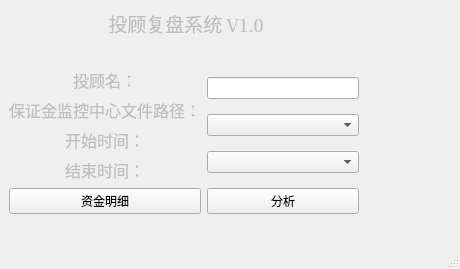
<?xml version="1.0" encoding="UTF-8"?>
<ui version="4.0">
 <class>MainWindow</class>
 <widget class="QMainWindow" name="MainWindow">
  <property name="geometry">
   <rect>
    <x>0</x>
    <y>0</y>
    <width>460</width>
    <height>269</height>
   </rect>
  </property>
  <property name="windowTitle">
   <string>MainWindow</string>
  </property>
  <widget class="QWidget" name="centralwidget">
   <widget class="QWidget" name="layoutWidget">
    <property name="geometry">
     <rect>
      <x>9</x>
      <y>9</y>
      <width>350</width>
      <height>205</height>
     </rect>
    </property>
    <layout class="QGridLayout" name="gridLayout">
     <item row="0" column="1" colspan="2">
      <layout class="QFormLayout" name="formLayout">
       <item row="0" column="0">
        <widget class="QLabel" name="label_sysytemname">
         <property name="enabled">
          <bool>false</bool>
         </property>
         <property name="font">
          <font>
           <family>Utopia</family>
           <pointsize>14</pointsize>
          </font>
         </property>
         <property name="layoutDirection">
          <enum>Qt::LeftToRight</enum>
         </property>
         <property name="text">
          <string>投顾复盘系统 V1.0</string>
         </property>
         <property name="textFormat">
          <enum>Qt::AutoText</enum>
         </property>
         <property name="alignment">
          <set>Qt::AlignHCenter|Qt::AlignTop</set>
         </property>
        </widget>
       </item>
      </layout>
     </item>
     <item row="3" column="2">
      <layout class="QVBoxLayout" name="verticalLayout_2">
       <item>
        <widget class="QLineEdit" name="lineEdit"/>
       </item>
       <item>
        <widget class="QComboBox" name="comboBox_startdate"/>
       </item>
       <item>
        <widget class="QComboBox" name="comboBox_enddate"/>
       </item>
      </layout>
     </item>
     <item row="3" column="0" colspan="2">
      <layout class="QVBoxLayout" name="verticalLayout">
       <item>
        <widget class="QLabel" name="label_investname">
         <property name="enabled">
          <bool>false</bool>
         </property>
         <property name="font">
          <font>
           <pointsize>12</pointsize>
          </font>
         </property>
         <property name="layoutDirection">
          <enum>Qt::LeftToRight</enum>
         </property>
         <property name="text">
          <string>投顾名：</string>
         </property>
         <property name="alignment">
          <set>Qt::AlignCenter</set>
         </property>
        </widget>
       </item>
       <item>
        <widget class="QLabel" name="label_filepath">
         <property name="enabled">
          <bool>false</bool>
         </property>
         <property name="font">
          <font>
           <pointsize>12</pointsize>
          </font>
         </property>
         <property name="mouseTracking">
          <bool>false</bool>
         </property>
         <property name="contextMenuPolicy">
          <enum>Qt::DefaultContextMenu</enum>
         </property>
         <property name="text">
          <string>保证金监控中心文件路径：</string>
         </property>
         <property name="alignment">
          <set>Qt::AlignCenter</set>
         </property>
        </widget>
       </item>
       <item>
        <widget class="QLabel" name="label_starttime">
         <property name="enabled">
          <bool>false</bool>
         </property>
         <property name="font">
          <font>
           <pointsize>12</pointsize>
          </font>
         </property>
         <property name="text">
          <string>开始时间：</string>
         </property>
         <property name="alignment">
          <set>Qt::AlignCenter</set>
         </property>
        </widget>
       </item>
       <item>
        <widget class="QLabel" name="label_endtime">
         <property name="enabled">
          <bool>false</bool>
         </property>
         <property name="font">
          <font>
           <pointsize>12</pointsize>
          </font>
         </property>
         <property name="text">
          <string>结束时间：</string>
         </property>
         <property name="alignment">
          <set>Qt::AlignCenter</set>
         </property>
        </widget>
       </item>
      </layout>
     </item>
     <item row="4" column="2">
      <widget class="QPushButton" name="pushButton_analysis">
       <property name="text">
        <string>分析</string>
       </property>
      </widget>
     </item>
     <item row="4" column="0" colspan="2">
      <widget class="QPushButton" name="pushButton_assetdetail">
       <property name="text">
        <string>资金明细</string>
       </property>
      </widget>
     </item>
    </layout>
   </widget>
  </widget>
  <widget class="QStatusBar" name="statusbar"/>
  <widget class="QMenuBar" name="menuBar">
   <property name="geometry">
    <rect>
     <x>0</x>
     <y>0</y>
     <width>460</width>
     <height>26</height>
    </rect>
   </property>
  </widget>
 </widget>
 <resources/>
 <connections/>
</ui>
